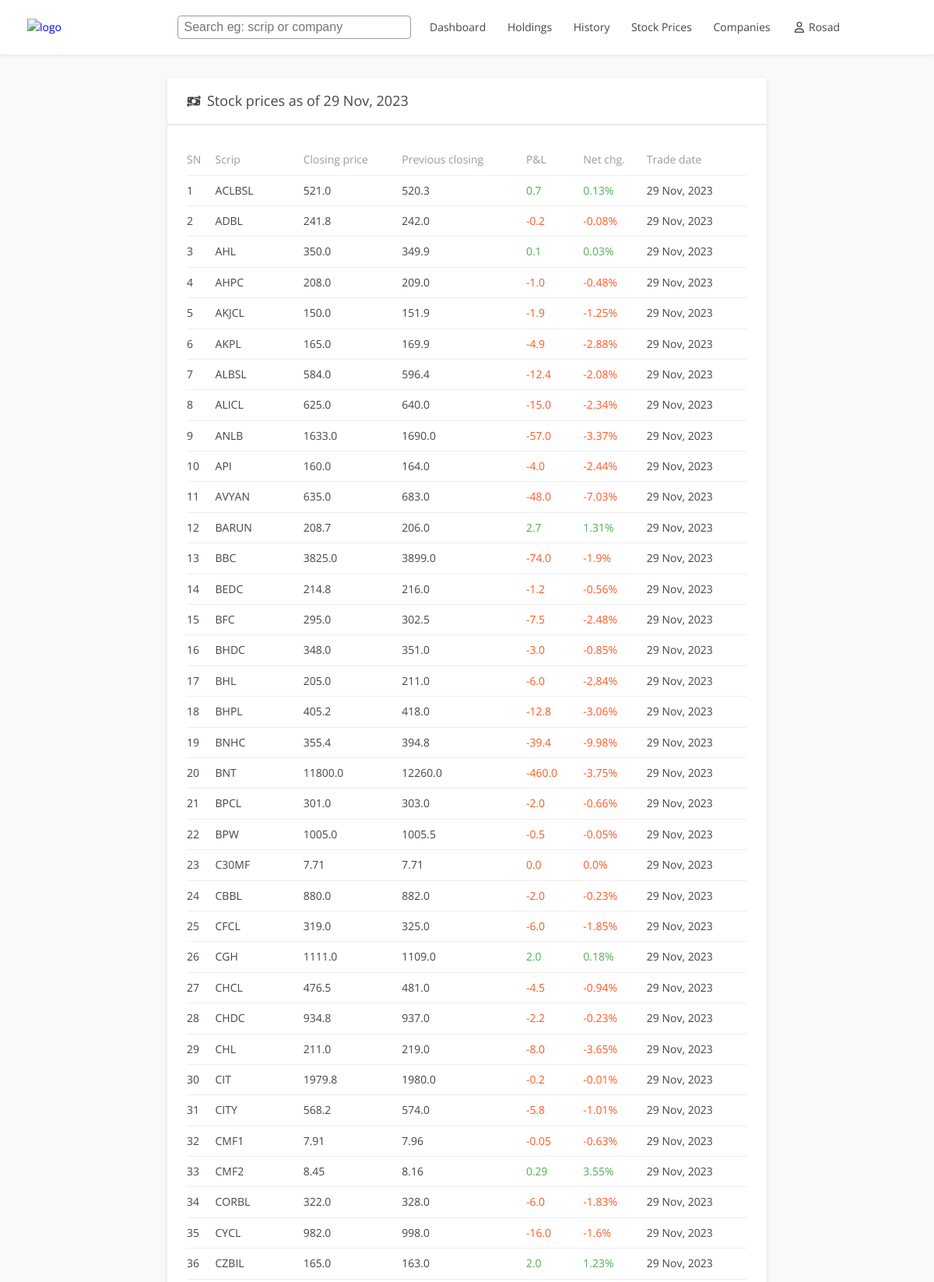
Screenshot of /stock-prices (signed in, upper part) with the database file from the repository.
### tables this page shows
CREATE TABLE stock(
    scrip VARCHAR(255) NOT NULL,
    previous_closing FLOAT NOT NULL,
    trade_date DATE NOT NULL,
    closing_price FLOAT NOT NULL,
    difference_rs FLOAT NOT NULL ,
    percent_change FLOAT NOT NULL,
    PRIMARY KEY (scrip)
    );

### portfoliotracker/api/stock_router.py (the view)
@router.get("/stock-prices")
def today_prices(request: Request):
    if not request.session["token"]:
        return  templates.TemplateResponse("login.html", { "request": request, "msg":"Please login to continue!"})
    user = User(username = request.session["username"], user_id = request.session['user_id'])
    all_stock = stock_service.get_all_stock_prices()
    trade_date = all_stock.result[0]['trade_date']
    return templates.TemplateResponse("stock.html", {"request": request, "stock_prices": all_stock.result, "trade_date": trade_date, "username": user.username})

### resources/templates/stock.html (shortened to what this page needs)
{% extends "index.html" %}
 {% block link %} <link href="../static/css/history.css" rel="stylesheet" /> {% endblock %}
 {% block content %}
<div class="wrapper-container">
  <div class="content-block">
    <div class="head-block">
      <div class="content-head">
        <span class="head-title">Stock prices as of {{trade_date}}</span>
      </div>
    </div>
    <div class="content-body">
      <table class="table">
        <tr class="table-head">
          <th class="cols"><span>SN</span></th>
          <th class="cols"><span>Scrip</span></th>
          <th class="cols"><span>Closing price</span></th>
          <th class="cols"><span>Previous closing</span></th>
          <th class="cols"><span>P&L</span></th>
          <th class="cols"><span>Net chg.</span></th>
          <th class="cols"><span>Trade date</span></th>
        </tr>
        {% for row in stock_prices%}
        <tr class="table-row">
          <td class="cols"><span>{{ loop.index }}</span></td>
          <td class="cols"><span>{{row['scrip']}}</span></td>
          <td class="cols"><span>{{row['closing_price']}}</span></td>
          <td class="cols"><span>{{row['previous_closing']}}</span></td>
          {% if row['difference_rs'] > 0 %}
          <td class="cols"><span class="text-green">{{row['difference_rs']}}</span></td>
          <td class="cols"><span class="text-green">{{row['percent_change']}}%</span></td>
          {% else %}
          <td class="cols"><span class="text-red">{{row['difference_rs']}}</span></td>
          <td class="cols"><span class="text-red">{{row['percent_change']}}%</span></td>
          {% endif%}
          <td class="cols"><span>{{row['trade_date']}}</span></td>
        </tr>
        {%endfor%}
      </table>
    </div>
  </div>
</div>
{% endblock %}

### resources/static/css/index.css (style rules this page uses)
* { box-sizing: border-box; zoom: 1; }
body { min-width: 320px; background-color: var(--color-bg-body); line-height: 1.6; font-weight: 400; letter-spacing: 0; font-family: 'Open Sans', sans-serif; color: var(--color-text-default); font-size: 14px; }
:root { --primary-color: #158686; --secondary-color: #158644; --global-title-size: 24px; --global-font-size: 16px; --global-line-height: 1.3; --color-border-default: #eee; --color-text-default: #444; --color-bg-body: #f9f9f9; --color-text-5: #ff5722; --color-border-5--rgb: 0,0,0; --color-text-8: #4caf50; --color-text-1: #9b9b9b; }
body, figure { margin: 0; }
.wrapper-container { max-width: 1440px; padding-left: 50px; padding-right: 50px; margin-left: auto; margin-right: auto; }
.text-red { color: var(--color-text-5); }
.text-green { color: var(--color-text-8); }
table th, table td { border-bottom: 1px solid var(--color-border-default); text-align: left; font-size: 14px; }
table th span { color:var(--color-text-1); font-weight: 400; }

### resources/static/css/history.css (style rules this page uses)
.content-block { display: flex; flex-direction: column; align-items: center; margin: 20px auto; width: 100%; }
.head-block { width: 70%; }
.content-head { margin: 0; width: 100%; background-color: white; padding: 15px 25px; margin-top: 10px; display: flex; align-items: center; border-bottom: 2px solid var(--color-border-default); box-shadow: 0 1px 5px 0 rgba(var(--color-border-5--rgb),.1); }
.content-head svg { width: 18px; height: 18px; }
.head-title { font-size: 18px; margin-left: 8px; }
.content-body { padding: 25px; width: 70%; background-color: white; box-shadow: 0 1px 5px 0 rgba(var(--color-border-5--rgb),.1); }
.content-body table { padding: 0 25px; width: 100%; font-size: 14px; border-collapse: collapse; }
.content-body table th, .content-body table td { border-bottom: 1px solid var(--color-border-default); text-align: left; padding: 8px 0; font-size: 14px; }
.content-body table th span { color: var(--color-text-1); font-weight: 400; }

### rows the page displays
stock: scrip "ACLBSL", closing_price "521.0", previous_closing "520.3", difference_rs "0.7", percent_change "0.13", trade_date "29 Nov, 2023"
stock: scrip "ADBL", closing_price "241.8", previous_closing "242.0", difference_rs "-0.2", percent_change "-0.08", trade_date "29 Nov, 2023"
stock: scrip "AHL", closing_price "350.0", previous_closing "349.9", difference_rs "0.1", percent_change "0.03", trade_date "29 Nov, 2023"
stock: scrip "AHPC", closing_price "208.0", previous_closing "209.0", difference_rs "-1.0", percent_change "-0.48", trade_date "29 Nov, 2023"
stock: scrip "AKJCL", closing_price "150.0", previous_closing "151.9", difference_rs "-1.9", percent_change "-1.25", trade_date "29 Nov, 2023"
stock: scrip "AKPL", closing_price "165.0", previous_closing "169.9", difference_rs "-4.9", percent_change "-2.88", trade_date "29 Nov, 2023"
stock: scrip "ALBSL", closing_price "584.0", previous_closing "596.4", difference_rs "-12.4", percent_change "-2.08", trade_date "29 Nov, 2023"
stock: scrip "ALICL", closing_price "625.0", previous_closing "640.0", difference_rs "-15.0", percent_change "-2.34", trade_date "29 Nov, 2023"
stock: scrip "ANLB", closing_price "1633.0", previous_closing "1690.0", difference_rs "-57.0", percent_change "-3.37", trade_date "29 Nov, 2023"
stock: scrip "API", closing_price "160.0", previous_closing "164.0", difference_rs "-4.0", percent_change "-2.44", trade_date "29 Nov, 2023"
stock: scrip "AVYAN", closing_price "635.0", previous_closing "683.0", difference_rs "-48.0", percent_change "-7.03", trade_date "29 Nov, 2023"
stock: scrip "BARUN", closing_price "208.7", previous_closing "206.0", difference_rs "2.7", percent_change "1.31", trade_date "29 Nov, 2023"
stock: scrip "BBC", closing_price "3825.0", previous_closing "3899.0", difference_rs "-74.0", percent_change "-1.9", trade_date "29 Nov, 2023"
stock: scrip "BEDC", closing_price "214.8", previous_closing "216.0", difference_rs "-1.2", percent_change "-0.56", trade_date "29 Nov, 2023"
stock: scrip "BFC", closing_price "295.0", previous_closing "302.5", difference_rs "-7.5", percent_change "-2.48", trade_date "29 Nov, 2023"
stock: scrip "BHDC", closing_price "348.0", previous_closing "351.0", difference_rs "-3.0", percent_change "-0.85", trade_date "29 Nov, 2023"
stock: scrip "BHL", closing_price "205.0", previous_closing "211.0", difference_rs "-6.0", percent_change "-2.84", trade_date "29 Nov, 2023"
stock: scrip "BHPL", closing_price "405.2", previous_closing "418.0", difference_rs "-12.8", percent_change "-3.06", trade_date "29 Nov, 2023"
stock: scrip "BNHC", closing_price "355.4", previous_closing "394.8", difference_rs "-39.4", percent_change "-9.98", trade_date "29 Nov, 2023"
stock: scrip "BNT", closing_price "11800.0", previous_closing "12260.0", difference_rs "-460.0", percent_change "-3.75", trade_date "29 Nov, 2023"
stock: scrip "BPCL", closing_price "301.0", previous_closing "303.0", difference_rs "-2.0", percent_change "-0.66", trade_date "29 Nov, 2023"
stock: scrip "BPW", closing_price "1005.0", previous_closing "1005.5", difference_rs "-0.5", percent_change "-0.05", trade_date "29 Nov, 2023"
stock: scrip "C30MF", closing_price "7.71", previous_closing "7.71", difference_rs "0.0", percent_change "0.0", trade_date "29 Nov, 2023"
stock: scrip "CBBL", closing_price "880.0", previous_closing "882.0", difference_rs "-2.0", percent_change "-0.23", trade_date "29 Nov, 2023"
stock: scrip "CFCL", closing_price "319.0", previous_closing "325.0", difference_rs "-6.0", percent_change "-1.85", trade_date "29 Nov, 2023"
stock: scrip "CGH", closing_price "1111.0", previous_closing "1109.0", difference_rs "2.0", percent_change "0.18", trade_date "29 Nov, 2023"
stock: scrip "CHCL", closing_price "476.5", previous_closing "481.0", difference_rs "-4.5", percent_change "-0.94", trade_date "29 Nov, 2023"
stock: scrip "CHDC", closing_price "934.8", previous_closing "937.0", difference_rs "-2.2", percent_change "-0.23", trade_date "29 Nov, 2023"
stock: scrip "CHL", closing_price "211.0", previous_closing "219.0", difference_rs "-8.0", percent_change "-3.65", trade_date "29 Nov, 2023"
stock: scrip "CIT", closing_price "1979.8", previous_closing "1980.0", difference_rs "-0.2", percent_change "-0.01", trade_date "29 Nov, 2023"
stock: scrip "CITY", closing_price "568.2", previous_closing "574.0", difference_rs "-5.8", percent_change "-1.01", trade_date "29 Nov, 2023"
stock: scrip "CMF1", closing_price "7.91", previous_closing "7.96", difference_rs "-0.05", percent_change "-0.63", trade_date "29 Nov, 2023"
stock: scrip "CMF2", closing_price "8.45", previous_closing "8.16", difference_rs "0.29", percent_change "3.55", trade_date "29 Nov, 2023"
stock: scrip "CORBL", closing_price "322.0", previous_closing "328.0", difference_rs "-6.0", percent_change "-1.83", trade_date "29 Nov, 2023"
stock: scrip "CYCL", closing_price "982.0", previous_closing "998.0", difference_rs "-16.0", percent_change "-1.6", trade_date "29 Nov, 2023"
stock: scrip "CZBIL", closing_price "165.0", previous_closing "163.0", difference_rs "2.0", percent_change "1.23", trade_date "29 Nov, 2023"

### other values shown
{{ username }} "Rosad"
{{ trade_date }} "29 Nov, 2023"
